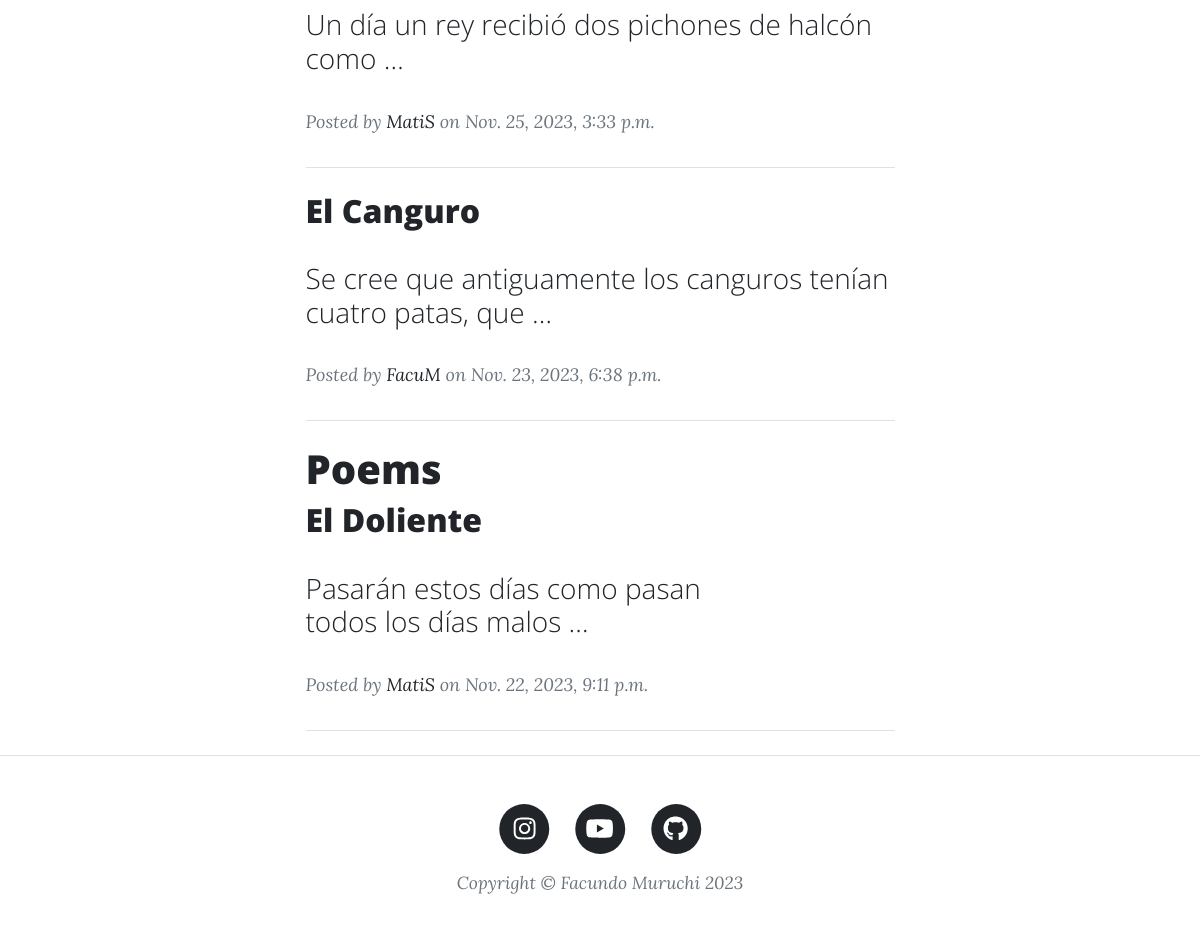
The page /blog/posts/ (lower part) on the database as committed earlier.
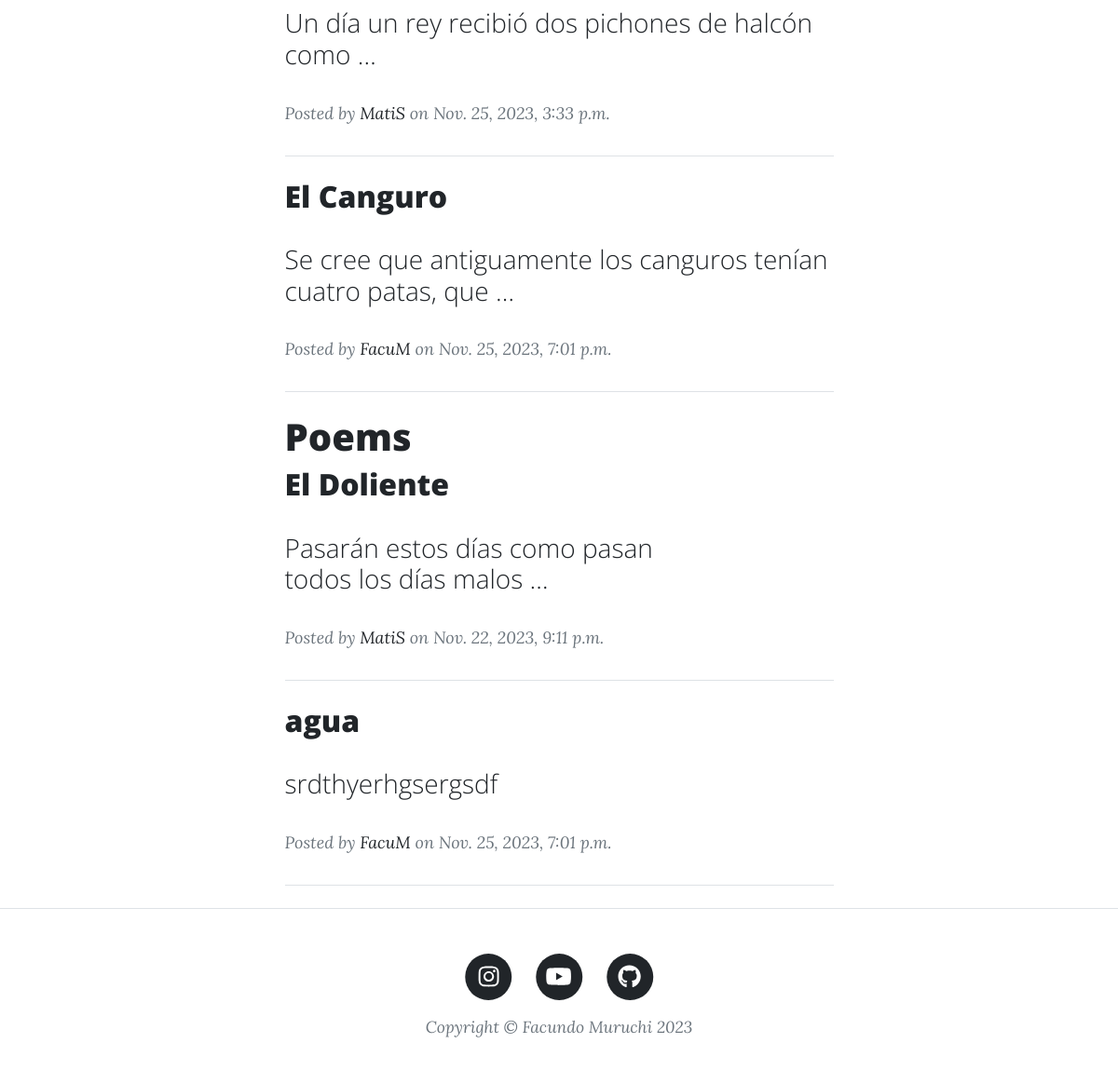
The same page on the database as committed later.
### blog/models.py (models this page shows, shortened)
class Post(models.Model):
    title = models.CharField(max_length=128)
    text = RichTextField(max_length=5000)
    post = models.IntegerField(choices=[
        (1, "Story"),
        (2, "Poem")
    ])
    date = models.DateTimeField(auto_now=True)
    creator = models.ForeignKey(User, on_delete=models.SET_NULL, null=True)

### blog/views.py (the view)
# urls.py: path("posts/", PostListView.as_view(),name="posts"),
class PostListView(ListView):
    model = Post
    template_name = "blog/posts.html"

### blog/templates/blog/posts.html (shortened to what this page needs)
{% extends "base.html" %}
{%block contenido%}
<br>
<br>
<br>
{% if post %}
    {% for pub in post %}
        <ul>
            <li><a href="{%url 'ver_post' pub.id%}">{{ pub }}</a></li>
        </ul>
    {% endfor %}
{% elif object_list%}
    {%for story in object_list%}
        {%if story.post == 1%}
            <div class="post-preview">
                <a href="{%url 'ver_post' story.id%}">
                    <h2>{{story.title}}</h2>
                    <h3 class="post-subtitle">{{ story.text|safe|truncatewords:10 }}</h3>
                </a>
                <p class="post-meta">
                    Posted by
                    <a href="#!">{{story.creator}}</a>
                    on {{story.date}}
                </p>
            </div>
            <hr class="my-4" />
        {%endif%}
    {%endfor%}
    <h1>Poems</h1>
    {%for poem in object_list%}
        {%if poem.post == 2%}
            <div class="post-preview">
                <a href="{%url 'ver_post' poem.id%}">
                    <h2>{{poem.title}}</h2>
                    <h3 class="post-subtitle">{{ poem.text|safe|truncatewords:10 }}</h3>
                </a>
                <p class="post-meta">
                    Posted by
                    <a href="#!">{{poem.creator}}</a>
                    on {{poem.date}}
                </p>
            </div>
            <hr class="my-4" />
        {%endif%}
    {%endfor%}
{% else %}
    <p>
        <a href="{% url 'subir_post' %}">Be the first to post!</a>
    </p>
{% endif %}
{% endblock contenido %}

Rows that differ between the two databases and show on the page:
changed Post "El Canguro": date "Nov. 23, 2023, 6:38 p.m." → "Nov. 25, 2023, 7:01 p.m."
added Post: title "agua", text "srdthyerhgsergsdf", creator "FacuM", date "Nov. 25, 2023, 7:01 p.m.", shown under "Poems"
